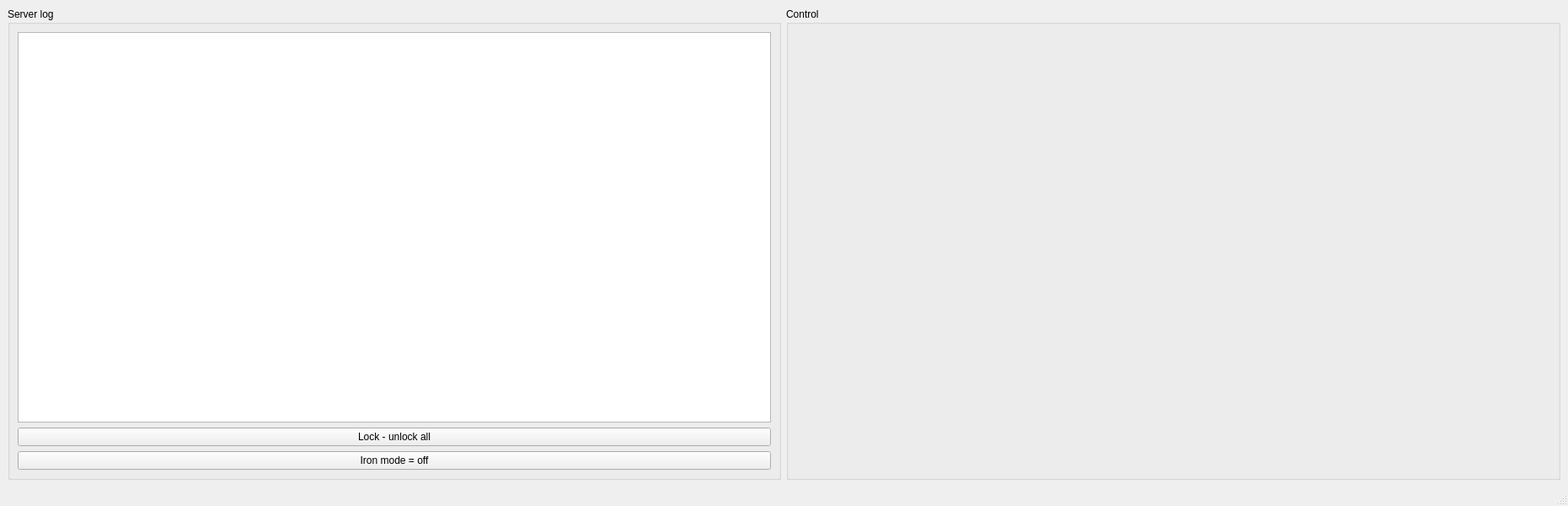
<?xml version="1.0" encoding="UTF-8"?>
<ui version="4.0">
 <class>MainWindow</class>
 <widget class="QMainWindow" name="MainWindow">
  <property name="geometry">
   <rect>
    <x>0</x>
    <y>0</y>
    <width>1861</width>
    <height>600</height>
   </rect>
  </property>
  <property name="windowTitle">
   <string>MainWindow</string>
  </property>
  <widget class="QWidget" name="centralwidget">
   <layout class="QGridLayout" name="gridLayout">
    <item row="0" column="1">
     <widget class="QGroupBox" name="ctrlbtnGroupBox">
      <property name="title">
       <string>Control</string>
      </property>
      <layout class="QHBoxLayout" name="horizontalLayout">
       <item>
        <spacer name="horizontalSpacer">
         <property name="orientation">
          <enum>Qt::Horizontal</enum>
         </property>
         <property name="sizeHint" stdset="0">
          <size>
           <width>895</width>
           <height>20</height>
          </size>
         </property>
        </spacer>
       </item>
      </layout>
     </widget>
    </item>
    <item row="0" column="0">
     <widget class="QGroupBox" name="groupBox">
      <property name="title">
       <string>Server log</string>
      </property>
      <layout class="QGridLayout" name="gridLayout_2">
       <item row="3" column="0">
        <widget class="QPushButton" name="pushButton_2">
         <property name="text">
          <string>Iron mode = off</string>
         </property>
        </widget>
       </item>
       <item row="0" column="0">
        <widget class="QTextEdit" name="common_log"/>
       </item>
       <item row="2" column="0">
        <widget class="QPushButton" name="pushButton">
         <property name="text">
          <string>Lock - unlock all</string>
         </property>
        </widget>
       </item>
      </layout>
     </widget>
    </item>
   </layout>
  </widget>
  <widget class="QMenuBar" name="menubar">
   <property name="geometry">
    <rect>
     <x>0</x>
     <y>0</y>
     <width>1861</width>
     <height>21</height>
    </rect>
   </property>
  </widget>
  <widget class="QStatusBar" name="statusbar"/>
 </widget>
 <resources/>
 <connections/>
</ui>
